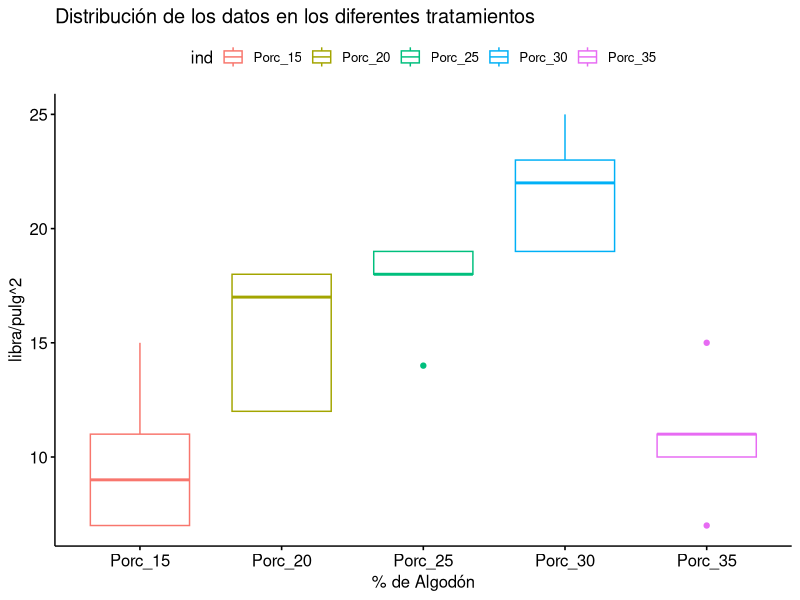
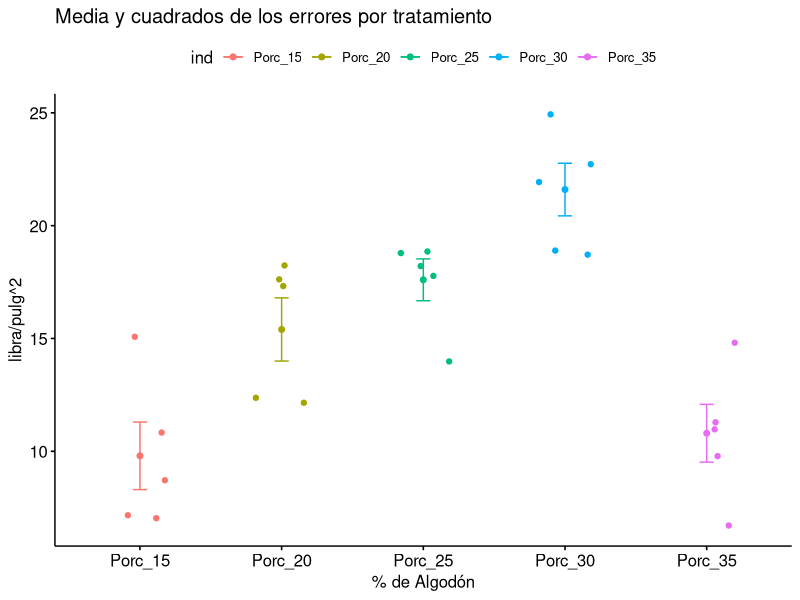

Recreate these plots in R, in order. (Note: this script raises an error after producing the figures.)
## ---- chunk 1
if (!require(kableExtra)){
        install.packages("kableExtra",dependencies = TRUE,repos=c(CRAN="https://cran.cnr.berkeley.edu/"))
}
if(!require(ggpubr)) install.packages("ggpubr")
library(knitr)
library(kableExtra)
library(ggpubr)
options(knitr.table.format = "latex")
knitr::opts_chunk$set(echo = TRUE)
## ---- chunk 2
algodon <- read.csv("algodon.csv", header = TRUE, row.names = 1)
## ---- chunk 3
kable(algodon)
## ---- chunk 4
algodon_t <- as.data.frame(t(algodon))
kable(algodon_t)
## ---- chunk 5
algodon_stacked <- stack(algodon_t)
kable(algodon_stacked)
## ---- chunk 6
ggboxplot(algodon_stacked, x="ind", y = "values", color = "ind", order = c("Porc_15", "Porc_20", "Porc_25", "Porc_30", "Porc_35"), ylab = "libra/pulg^2", xlab = "% de Algodón", title="Distribución de los datos en los diferentes tratamientos")
## ---- chunk 7
ggline(algodon_stacked, x= "ind", y = "values", group = 1, color = "ind", add = c("mean_se", "jitter"), order = c("Porc_15", "Porc_20", "Porc_25", "Porc_30", "Porc_35"), ylab = "libra/pulg^2", xlab = "% de Algodón", title = "Media y cuadrados de los errores por tratamiento")
## ---- chunk 8
anova_algodon <- aov(values ~ ind, data = algodon_stacked, qr = TRUE)
summary(anova_algodon)

## ---- chunk 9
anova_algodon
## ---- chunk 10
knitr::include_graphics("ftable001.PNG")
